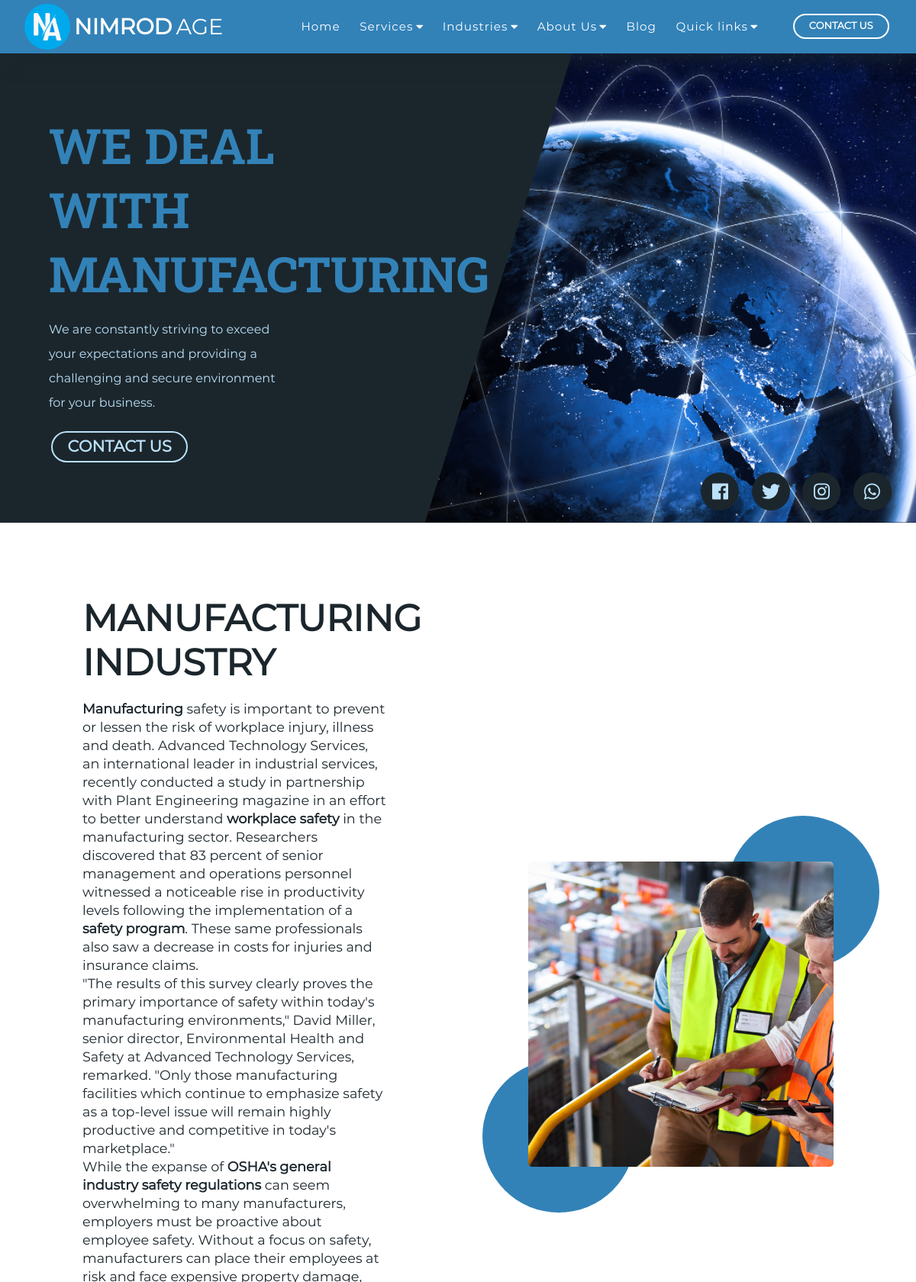
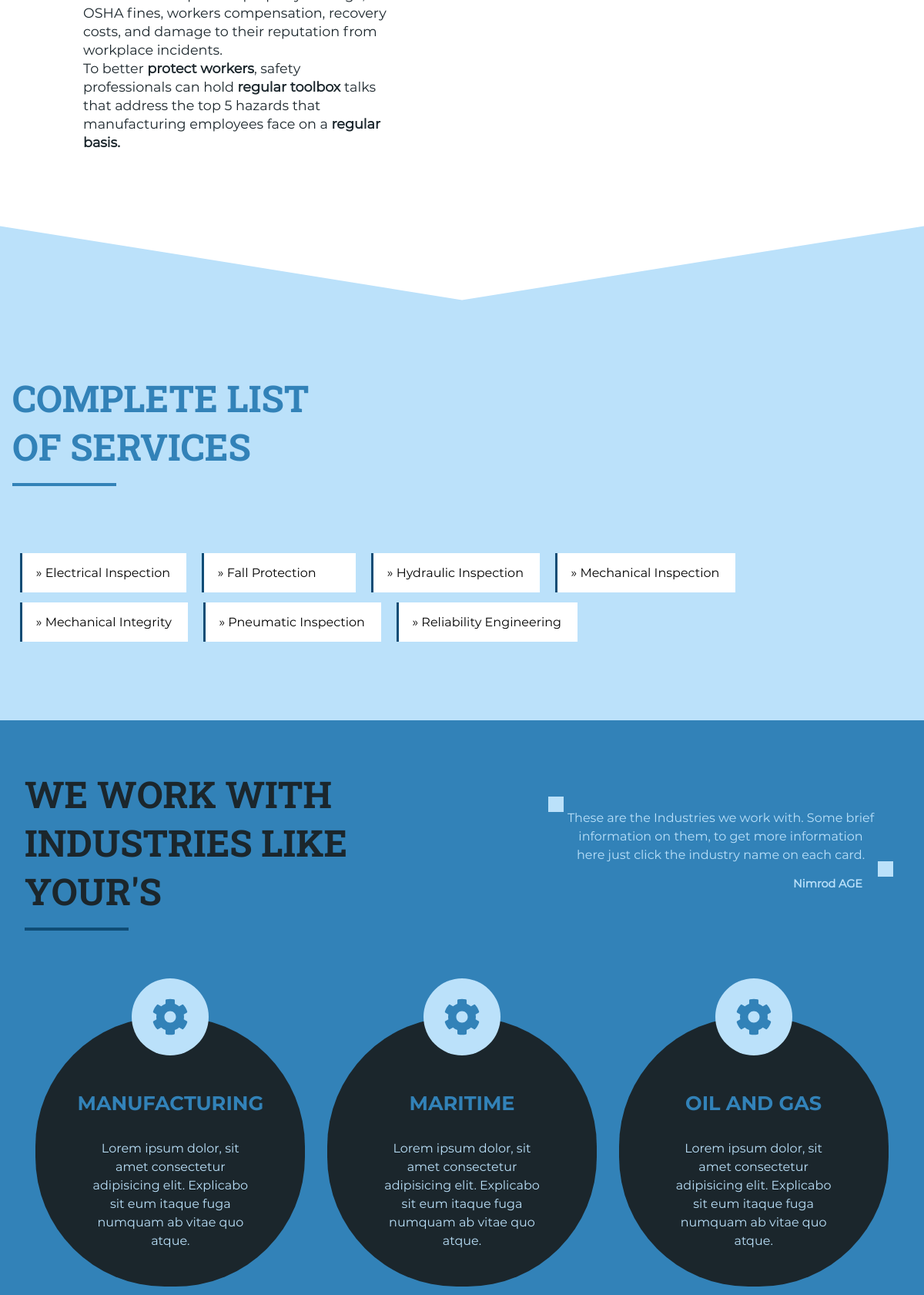
/industry/manufacturing/ (upper part), run on the app's committed database (2 pictures, top to bottom).
### Home/models.py (models this page shows, shortened)
class Industry(models.Model):
	name = models.CharField(max_length=225)
	data = models.TextField(blank=True)
	slug = models.CharField(max_length=225, blank=True, editable=False)
	image = models.ImageField(upload_to=_image_upload)
	class Meta:
		ordering=['name']

class Service(models.Model):
	name = models.CharField(max_length=225)
	data = models.TextField(blank=True)
	slug = models.CharField(max_length=225, blank=True, editable=False)
	image = models.ImageField(upload_to=_image_upload2)
	class Meta:
		ordering=['name']

### Home/views.py (the view)
# urls.py: path('industry/<str:slug>/', IndustryView.as_view(), name='industry'),
class IndustryView(DetailView):
	template_name = 'Home/industry.html'
	context_object_name = 'industry'
	model = Industry
	def get_context_data(self, **kwargs):
		context = super(IndustryView, self).get_context_data()
		industry = self.get_object()
		context['title']=industry.name
		context['services']=Service.objects.all()
		context['industries']=Industry.objects.all()
		return context

### Home/templates/Home/industry.html (shortened to what this page needs)
{% extends 'Home/base.html' %}
{% load static %}
{% block sections %}
		<section id="hero">
			<div class="text">
				<h1>We deal with {{industry.name}}</h1>
				<p>We are constantly striving to exceed your expectations and providing a challenging and secure environment for your business.</p>
				<div class="cta">
					<a href="{% url 'contact' %}" class="btn">Contact Us</a>
				</div>
			</div>
			<div class="image" style="background: url({% static 'images/Zz1jZjI1NDBmZjA0YWRjMTdkZDc0NTQzYzM2ZTVhMDk4Yg==.png' %}); background-repeat: no-repeat; background-size: cover;">
				<ul class="social-icons">
					<li><a href="#"><i class="fab fa-facebook"></i></a></li>
					<li><a href="#"><i class="fab fa-twitter"></i></a></li>
					<li><a href="#"><i class="fab fa-instagram"></i></a></li>
					<li><a href="#"><i class="fab fa-whatsapp"></i></a></li>
				</ul>
			</div>
		</section>
		<section class="project">
			<div class="text">
				<h2>{{industry.name}} Industry</h2>
				<p>{{industry.data|safe}}</p>
			</div>
			<div class="imagex">
				<div class="con">
					<img src="{{industry.image.url}}" alt="nimrod Age work with {{i.name.lower}} industries">
				</div>
			</div>
		</section>
		{% include 'Home/all_services.html' %}
		{% include 'Home/sec_industry.html' %}
{% endblock %}

### Home/templates/Home/all_services.html
<section class="allservices">
	<div class="head">
		<h2>Complete list of services</h2>
	</div>
	<ul class="contents">
		{% for i in services %}
			<li><a href="{% url 'service' i.slug %}">&raquo; {{i.name.title}}</a></li>
		{% endfor %}
	</ul>
</section>

### Home/templates/Home/sec_industry.html
<section class="features">
			<div class="head">
				<h2>
					We work with industries like your's
				</h2>
				<div class="quote">
					<p>
						These are the Industries we work with. Some brief information on them, to get more information here just click
						the industry name on each card.</p>
					<span>Nimrod AGE</span>
				</div>
			</div>
			<div class="contents">
				{% for i in industries %}
					<div data-tilt class="card">
						<span class="icon"><i class="fas fa-cog"></i></span>
						<h3><a href="{% url 'industry' i.slug %}">{{i.name}}</a></h3>
						<p>Lorem ipsum dolor, sit amet consectetur adipisicing elit. Explicabo sit
							eum itaque fuga numquam ab vitae quo atque.</p>
					</div>
				{% endfor %}
			</div>
		</section>

### data on the page
Industry: name "MANUFACTURING", data "Manufacturing safety is important to prevent or lessen the risk of workplace injury, illness and death. Advanced Technology Services, an international leader in industrial services, recently conducted a study in partnership with Plant Engineering magazine in an effort to better understand workplace safety in the manufacturing sector. Researchers discovered that 83 percent of senior management and operations personnel witnessed a noticeable rise in productivity levels following the implementation of a safety program . These same professionals also saw a decrease in costs for injuries and insurance claims. \"The results of this survey clearly proves the primary importance of safety within…", image (picture)
Service: name "Electrical Inspection"
Service: name "Fall Protection"
Service: name "Hydraulic Inspection"
Service: name "Mechanical Inspection"
Service: name "Mechanical Integrity"
Service: name "Pneumatic Inspection"
Service: name "Reliability Engineering"
Industry: name "MARITIME"
Industry: name "OIL AND GAS"
